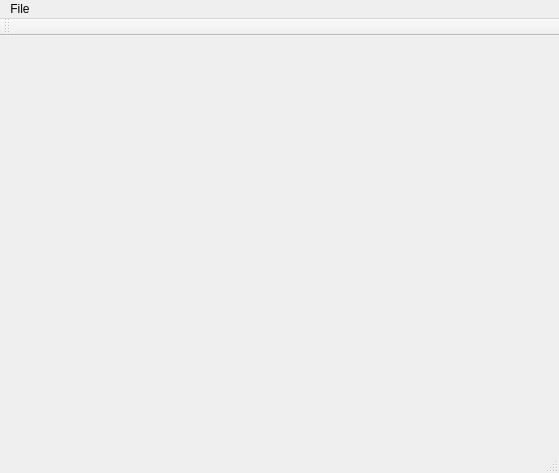
<?xml version="1.0" encoding="UTF-8"?>
<ui version="4.0">
 <class>Viewer</class>
 <widget class="QMainWindow" name="Viewer">
  <property name="geometry">
   <rect>
    <x>0</x>
    <y>0</y>
    <width>559</width>
    <height>473</height>
   </rect>
  </property>
  <property name="windowTitle">
   <string>Viewer</string>
  </property>
  <widget class="QWidget" name="centralWidget">
   <widget class="QLabel" name="debugLabel">
    <property name="geometry">
     <rect>
      <x>10</x>
      <y>390</y>
      <width>541</width>
      <height>20</height>
     </rect>
    </property>
    <property name="text">
     <string/>
    </property>
   </widget>
  </widget>
  <widget class="QMenuBar" name="menuBar">
   <property name="geometry">
    <rect>
     <x>0</x>
     <y>0</y>
     <width>559</width>
     <height>25</height>
    </rect>
   </property>
   <widget class="QMenu" name="menuFile">
    <property name="title">
     <string>File</string>
    </property>
    <addaction name="actionOpenFile"/>
   </widget>
   <addaction name="menuFile"/>
  </widget>
  <widget class="QToolBar" name="mainToolBar">
   <attribute name="toolBarArea">
    <enum>TopToolBarArea</enum>
   </attribute>
   <attribute name="toolBarBreak">
    <bool>false</bool>
   </attribute>
  </widget>
  <widget class="QStatusBar" name="statusBar"/>
  <action name="actionOpenFile">
   <property name="text">
    <string>open...</string>
   </property>
  </action>
 </widget>
 <layoutdefault spacing="6" margin="11"/>
 <resources/>
 <connections/>
</ui>
